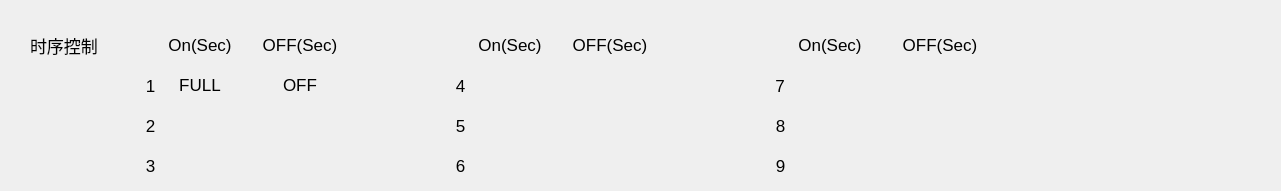
   <widget class="QWidget" name="TimingControl" native="true">
    <property name="geometry">
     <rect>
      <x>0</x>
      <y>0</y>
      <width>1281</width>
      <height>191</height>
     </rect>
    </property>
    <widget class="QLabel" name="timing_control_title">
     <property name="geometry">
      <rect>
       <x>30</x>
       <y>30</y>
       <width>80</width>
       <height>30</height>
      </rect>
     </property>
     <property name="font">
      <font>
       <pointsize>13</pointsize>
      </font>
     </property>
     <property name="text">
      <string>时序控制</string>
     </property>
    </widget>
    <widget class="QLabel" name="on_sec_label_1">
     <property name="geometry">
      <rect>
       <x>160</x>
       <y>30</y>
       <width>80</width>
       <height>30</height>
      </rect>
     </property>
     <property name="font">
      <font>
       <pointsize>13</pointsize>
      </font>
     </property>
     <property name="text">
      <string>On(Sec)</string>
     </property>
     <property name="alignment">
      <set>Qt::AlignCenter</set>
     </property>
    </widget>
    <widget class="QLabel" name="off_sec_label_1">
     <property name="geometry">
      <rect>
       <x>260</x>
       <y>30</y>
       <width>80</width>
       <height>30</height>
      </rect>
     </property>
     <property name="font">
      <font>
       <pointsize>13</pointsize>
      </font>
     </property>
     <property name="text">
      <string>OFF(Sec)</string>
     </property>
     <property name="alignment">
      <set>Qt::AlignCenter</set>
     </property>
    </widget>
    <widget class="QLabel" name="on_sec_label_2">
     <property name="geometry">
      <rect>
       <x>470</x>
       <y>30</y>
       <width>80</width>
       <height>30</height>
      </rect>
     </property>
     <property name="font">
      <font>
       <pointsize>13</pointsize>
      </font>
     </property>
     <property name="text">
      <string>On(Sec)</string>
     </property>
     <property name="alignment">
      <set>Qt::AlignCenter</set>
     </property>
    </widget>
    <widget class="QLabel" name="off_sec_label_2">
     <property name="geometry">
      <rect>
       <x>570</x>
       <y>30</y>
       <width>80</width>
       <height>30</height>
      </rect>
     </property>
     <property name="font">
      <font>
       <pointsize>13</pointsize>
      </font>
     </property>
     <property name="text">
      <string>OFF(Sec)</string>
     </property>
     <property name="alignment">
      <set>Qt::AlignCenter</set>
     </property>
    </widget>
    <widget class="QLabel" name="on_sec_label_3">
     <property name="geometry">
      <rect>
       <x>790</x>
       <y>30</y>
       <width>80</width>
       <height>30</height>
      </rect>
     </property>
     <property name="font">
      <font>
       <pointsize>13</pointsize>
      </font>
     </property>
     <property name="text">
      <string>On(Sec)</string>
     </property>
     <property name="alignment">
      <set>Qt::AlignCenter</set>
     </property>
    </widget>
    <widget class="QLabel" name="off_sec_label_3">
     <property name="geometry">
      <rect>
       <x>900</x>
       <y>30</y>
       <width>80</width>
       <height>30</height>
      </rect>
     </property>
     <property name="font">
      <font>
       <pointsize>13</pointsize>
      </font>
     </property>
     <property name="text">
      <string>OFF(Sec)</string>
     </property>
     <property name="alignment">
      <set>Qt::AlignCenter</set>
     </property>
    </widget>
    <widget class="QLabel" name="on_off_id_1">
     <property name="geometry">
      <rect>
       <x>140</x>
       <y>70</y>
       <width>21</width>
       <height>31</height>
      </rect>
     </property>
     <property name="font">
      <font>
       <pointsize>13</pointsize>
      </font>
     </property>
     <property name="text">
      <string>1</string>
     </property>
     <property name="alignment">
      <set>Qt::AlignCenter</set>
     </property>
    </widget>
    <widget class="QLabel" name="on_off_id_2">
     <property name="geometry">
      <rect>
       <x>140</x>
       <y>110</y>
       <width>21</width>
       <height>31</height>
      </rect>
     </property>
     <property name="font">
      <font>
       <pointsize>13</pointsize>
      </font>
     </property>
     <property name="text">
      <string>2</string>
     </property>
     <property name="alignment">
      <set>Qt::AlignCenter</set>
     </property>
    </widget>
    <widget class="QLabel" name="on_off_id_3">
     <property name="geometry">
      <rect>
       <x>140</x>
       <y>150</y>
       <width>21</width>
       <height>31</height>
      </rect>
     </property>
     <property name="font">
      <font>
       <pointsize>13</pointsize>
      </font>
     </property>
     <property name="text">
      <string>3</string>
     </property>
     <property name="alignment">
      <set>Qt::AlignCenter</set>
     </property>
    </widget>
    <widget class="QLabel" name="full_label">
     <property name="geometry">
      <rect>
       <x>160</x>
       <y>70</y>
       <width>80</width>
       <height>30</height>
      </rect>
     </property>
     <property name="font">
      <font>
       <pointsize>13</pointsize>
      </font>
     </property>
     <property name="text">
      <string>FULL</string>
     </property>
     <property name="alignment">
      <set>Qt::AlignCenter</set>
     </property>
    </widget>
    <widget class="QLabel" name="off_label">
     <property name="geometry">
      <rect>
       <x>260</x>
       <y>70</y>
       <width>80</width>
       <height>30</height>
      </rect>
     </property>
     <property name="font">
      <font>
       <pointsize>13</pointsize>
      </font>
     </property>
     <property name="text">
      <string>OFF</string>
     </property>
     <property name="alignment">
      <set>Qt::AlignCenter</set>
     </property>
    </widget>
    <widget class="QLabel" name="on_off_id_4">
     <property name="geometry">
      <rect>
       <x>450</x>
       <y>70</y>
       <width>21</width>
       <height>31</height>
      </rect>
     </property>
     <property name="font">
      <font>
       <pointsize>13</pointsize>
      </font>
     </property>
     <property name="text">
      <string>4</string>
     </property>
     <property name="alignment">
      <set>Qt::AlignCenter</set>
     </property>
    </widget>
    <widget class="QLabel" name="on_off_id_5">
     <property name="geometry">
      <rect>
       <x>450</x>
       <y>110</y>
       <width>21</width>
       <height>31</height>
      </rect>
     </property>
     <property name="font">
      <font>
       <pointsize>13</pointsize>
      </font>
     </property>
     <property name="text">
      <string>5</string>
     </property>
     <property name="alignment">
      <set>Qt::AlignCenter</set>
     </property>
    </widget>
    <widget class="QLabel" name="on_off_id_6">
     <property name="geometry">
      <rect>
       <x>450</x>
       <y>150</y>
       <width>21</width>
       <height>31</height>
      </rect>
     </property>
     <property name="font">
      <font>
       <pointsize>13</pointsize>
      </font>
     </property>
     <property name="text">
      <string>6</string>
     </property>
     <property name="alignment">
      <set>Qt::AlignCenter</set>
     </property>
    </widget>
    <widget class="QLabel" name="on_off_id_7">
     <property name="geometry">
      <rect>
       <x>770</x>
       <y>70</y>
       <width>20</width>
       <height>31</height>
      </rect>
     </property>
     <property name="font">
      <font>
       <pointsize>13</pointsize>
      </font>
     </property>
     <property name="text">
      <string>7</string>
     </property>
     <property name="alignment">
      <set>Qt::AlignCenter</set>
     </property>
    </widget>
    <widget class="QLabel" name="on_off_id_8">
     <property name="geometry">
      <rect>
       <x>770</x>
       <y>110</y>
       <width>21</width>
       <height>31</height>
      </rect>
     </property>
     <property name="font">
      <font>
       <pointsize>13</pointsize>
      </font>
     </property>
     <property name="text">
      <string>8</string>
     </property>
     <property name="alignment">
      <set>Qt::AlignCenter</set>
     </property>
    </widget>
    <widget class="QLabel" name="on_off_id_9">
     <property name="geometry">
      <rect>
       <x>770</x>
       <y>150</y>
       <width>21</width>
       <height>31</height>
      </rect>
     </property>
     <property name="font">
      <font>
       <pointsize>13</pointsize>
      </font>
     </property>
     <property name="text">
      <string>9</string>
     </property>
     <property name="alignment">
      <set>Qt::AlignCenter</set>
     </property>
    </widget>
    <widget class="QLabel" name="on_display_label_2">
     <property name="geometry">
      <rect>
       <x>160</x>
       <y>110</y>
       <width>80</width>
       <height>30</height>
      </rect>
     </property>
     <property name="font">
      <font>
       <pointsize>13</pointsize>
      </font>
     </property>
     <property name="text">
      <string/>
     </property>
     <property name="alignment">
      <set>Qt::AlignCenter</set>
     </property>
    </widget>
    <widget class="QLabel" name="on_display_label_3">
     <property name="geometry">
      <rect>
       <x>160</x>
       <y>150</y>
       <width>80</width>
       <height>30</height>
      </rect>
     </property>
     <property name="font">
      <font>
       <pointsize>13</pointsize>
      </font>
     </property>
     <property name="text">
      <string/>
     </property>
     <property name="alignment">
      <set>Qt::AlignCenter</set>
     </property>
    </widget>
    <widget class="QLabel" name="on_display_label_4">
     <property name="geometry">
      <rect>
       <x>470</x>
       <y>70</y>
       <width>80</width>
       <height>30</height>
      </rect>
     </property>
     <property name="font">
      <font>
       <pointsize>13</pointsize>
      </font>
     </property>
     <property name="text">
      <string/>
     </property>
     <property name="alignment">
      <set>Qt::AlignCenter</set>
     </property>
    </widget>
    <widget class="QLabel" name="on_display_label_5">
     <property name="geometry">
      <rect>
       <x>470</x>
       <y>110</y>
       <width>80</width>
       <height>30</height>
      </rect>
     </property>
     <property name="font">
      <font>
       <pointsize>13</pointsize>
      </font>
     </property>
     <property name="text">
      <string/>
     </property>
     <property name="alignment">
      <set>Qt::AlignCenter</set>
     </property>
    </widget>
    <widget class="QLabel" name="on_display_label_6">
     <property name="geometry">
      <rect>
       <x>470</x>
       <y>150</y>
       <width>80</width>
       <height>30</height>
      </rect>
     </property>
     <property name="font">
      <font>
       <pointsize>13</pointsize>
      </font>
     </property>
     <property name="text">
      <string/>
     </property>
     <property name="alignment">
      <set>Qt::AlignCenter</set>
     </property>
    </widget>
    <widget class="QLabel" name="on_display_label_7">
     <property name="geometry">
      <rect>
       <x>790</x>
       <y>70</y>
       <width>80</width>
       <height>30</height>
      </rect>
     </property>
     <property name="font">
      <font>
       <pointsize>13</pointsize>
      </font>
     </property>
     <property name="text">
      <string/>
     </property>
     <property name="alignment">
      <set>Qt::AlignCenter</set>
     </property>
    </widget>
    <widget class="QLabel" name="on_display_label_8">
     <property name="geometry">
      <rect>
       <x>790</x>
       <y>110</y>
       <width>80</width>
       <height>30</height>
      </rect>
     </property>
     <property name="font">
      <font>
       <pointsize>13</pointsize>
      </font>
     </property>
     <property name="text">
      <string/>
     </property>
     <property name="alignment">
      <set>Qt::AlignCenter</set>
     </property>
    </widget>
    <widget class="QLabel" name="on_display_label_9">
     <property name="geometry">
      <rect>
       <x>790</x>
       <y>150</y>
       <width>80</width>
       <height>30</height>
      </rect>
     </property>
     <property name="font">
      <font>
       <pointsize>13</pointsize>
      </font>
     </property>
     <property name="text">
      <string/>
     </property>
     <property name="alignment">
      <set>Qt::AlignCenter</set>
     </property>
    </widget>
    <widget class="QLabel" name="off_display_label_2">
     <property name="geometry">
      <rect>
       <x>260</x>
       <y>110</y>
       <width>80</width>
       <height>30</height>
      </rect>
     </property>
     <property name="font">
      <font>
       <pointsize>13</pointsize>
      </font>
     </property>
     <property name="text">
      <string/>
     </property>
     <property name="alignment">
      <set>Qt::AlignCenter</set>
     </property>
    </widget>
    <widget class="QLabel" name="off_display_label_3">
     <property name="geometry">
      <rect>
       <x>260</x>
       <y>150</y>
       <width>80</width>
       <height>30</height>
      </rect>
     </property>
     <property name="font">
      <font>
       <pointsize>13</pointsize>
      </font>
     </property>
     <property name="text">
      <string/>
     </property>
     <property name="alignment">
      <set>Qt::AlignCenter</set>
     </property>
    </widget>
    <widget class="QLabel" name="off_display_label_4">
     <property name="geometry">
      <rect>
       <x>570</x>
       <y>70</y>
       <width>80</width>
       <height>30</height>
      </rect>
     </property>
     <property name="font">
      <font>
       <pointsize>13</pointsize>
      </font>
     </property>
     <property name="text">
      <string/>
     </property>
     <property name="alignment">
      <set>Qt::AlignCenter</set>
     </property>
    </widget>
    <widget class="QLabel" name="off_display_label_5">
     <property name="geometry">
      <rect>
       <x>570</x>
       <y>110</y>
       <width>80</width>
       <height>30</height>
      </rect>
     </property>
     <property name="font">
      <font>
       <pointsize>13</pointsize>
      </font>
     </property>
     <property name="text">
      <string/>
     </property>
     <property name="alignment">
      <set>Qt::AlignCenter</set>
     </property>
    </widget>
    <widget class="QLabel" name="off_display_label_6">
     <property name="geometry">
      <rect>
       <x>570</x>
       <y>150</y>
       <width>80</width>
       <height>30</height>
      </rect>
     </property>
     <property name="font">
      <font>
       <pointsize>13</pointsize>
      </font>
     </property>
     <property name="text">
      <string/>
     </property>
     <property name="alignment">
      <set>Qt::AlignCenter</set>
     </property>
    </widget>
    <widget class="QLabel" name="off_display_label_7">
     <property name="geometry">
      <rect>
       <x>900</x>
       <y>70</y>
       <width>80</width>
       <height>30</height>
      </rect>
     </property>
     <property name="font">
      <font>
       <pointsize>13</pointsize>
      </font>
     </property>
     <property name="text">
      <string/>
     </property>
     <property name="alignment">
      <set>Qt::AlignCenter</set>
     </property>
    </widget>
    <widget class="QLabel" name="off_display_label_8">
     <property name="geometry">
      <rect>
       <x>900</x>
       <y>110</y>
       <width>80</width>
       <height>30</height>
      </rect>
     </property>
     <property name="font">
      <font>
       <pointsize>13</pointsize>
      </font>
     </property>
     <property name="text">
      <string/>
     </property>
     <property name="alignment">
      <set>Qt::AlignCenter</set>
     </property>
    </widget>
    <widget class="QLabel" name="off_display_label_9">
     <property name="geometry">
      <rect>
       <x>900</x>
       <y>150</y>
       <width>80</width>
       <height>30</height>
      </rect>
     </property>
     <property name="font">
      <font>
       <pointsize>13</pointsize>
      </font>
     </property>
     <property name="text">
      <string/>
     </property>
     <property name="alignment">
      <set>Qt::AlignCenter</set>
     </property>
    </widget>
   </widget>
